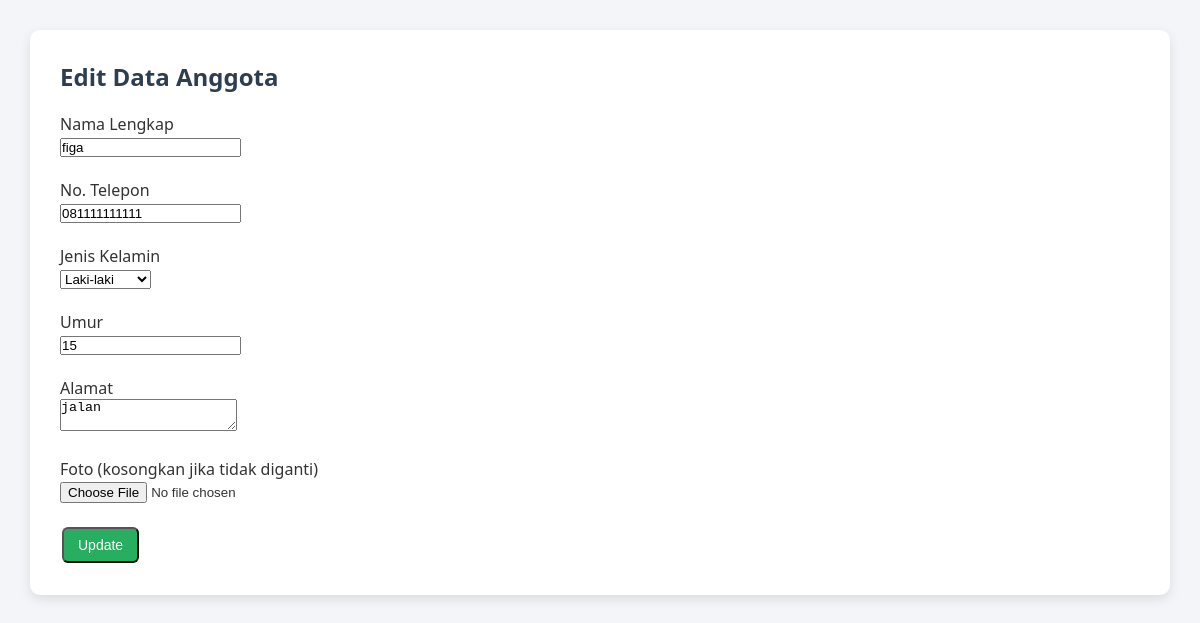
The app's page /data-anggota/edit.php?id=4 with its own data.
### tables this page shows
CREATE TABLE `anggota` (
  `id` int(11) NOT NULL,
  `nama` varchar(100) DEFAULT NULL,
  `telepon` varchar(15) DEFAULT NULL,
  `gender` enum('Laki-laki','Perempuan') DEFAULT NULL,
  `umur` int(11) DEFAULT NULL,
  `alamat` text DEFAULT NULL,
  `foto` varchar(255) DEFAULT NULL
);

### data-anggota/edit.php (the view, shortened to what this page needs)
<?php include 'db.php';
$id = $_GET['id'];
$data = mysqli_fetch_array(mysqli_query($koneksi, "SELECT * FROM anggota WHERE id='$id'"));
?>
<!DOCTYPE html>
<html>
<head>
    <link rel="stylesheet" type="text/css" href="style.css">
</head>
<body>
<div class="container">
    <h2>Edit Data Anggota</h2>
    <form method="POST" enctype="multipart/form-data">
        <label>Nama Lengkap</label><br>
        <input type="text" name="nama" value="<?= $data['nama'] ?>" required><br><br>
        <label>No. Telepon</label><br>
        <input type="text" name="telepon" value="<?= $data['telepon'] ?>" required><br><br>
        <label>Jenis Kelamin</label><br>
        <select name="gender" required>
            <option value="Laki-laki" <?= $data['gender'] == 'Laki-laki' ? 'selected' : '' ?>>Laki-laki</option>
        </select><br><br>
        <label>Umur</label><br>
        <input type="number" name="umur" value="<?= $data['umur'] ?>" required><br><br>
        <label>Alamat</label><br>
        <textarea name="alamat" required><?= $data['alamat'] ?></textarea><br><br>
        <label>Foto (kosongkan jika tidak diganti)</label><br>
        <input type="file" name="foto" accept="image/*"><br><br>
        <button type="submit" class="btn btn-edit">Update</button>
    </form>
</div>
</body>
</html>

### data-anggota/style.css (style rules this page uses)
* { margin: 0; padding: 0; box-sizing: border-box; }
body { font-family: 'Segoe UI', sans-serif; background-color: #f3f5f9; color: #333; padding: 30px; }
.container { max-width: 1200px; margin: 0 auto; background: #fff; padding: 30px; border-radius: 10px; box-shadow: 0 4px 12px rgba(0, 0, 0, 0.1); }
.container h2 { margin-bottom: 20px; color: #2c3e50; }
.btn { display: inline-block; padding: 8px 14px; border-radius: 6px; text-decoration: none; color: white; font-size: 14px; margin: 2px; transition: background-color 0.3s ease; }
.btn-edit { background-color: #27ae60; }

### records on screen
anggota: nama "figa", telepon "081111111111", gender "Laki-laki", umur "15", alamat "jalan"
